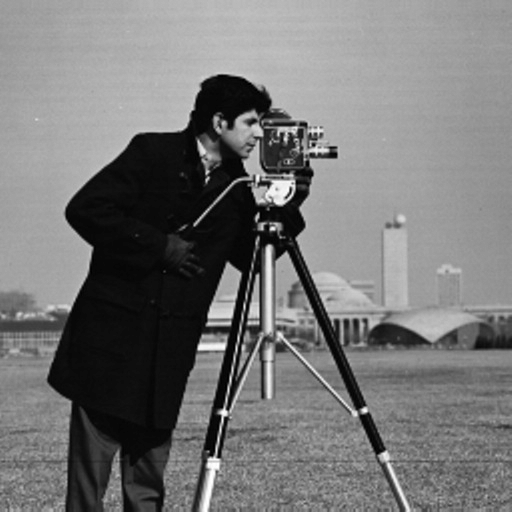
#> input picture digital-image-processing/images/cameraman.png, 512 x 512 px
$ jupyter execute --allow-errors dip002_image_files.ipynb   (shell and % lines are left out)
#> lines starting #> are read from the running program, lines starting #| are printed output that depends on the picture
[cell 1]
import skimage.io as io
w = io.imread('images/cameraman.png')
#> w is the input picture: shape (512, 512, 3); min 0, max 255, mean 118

[cell 2]
io.imshow(w)

[cell 3]
from skimage.viewer import ImageViewer as IV
#> (the rest of this cell did not finish here and is left out)

[cell 4]
io.imshow('images/cameraman.png')

#> (a cell that did not finish here is left out)

#> (a cell that did not finish here is left out)

[cell 7]
em = io.imread('images/emu.png')
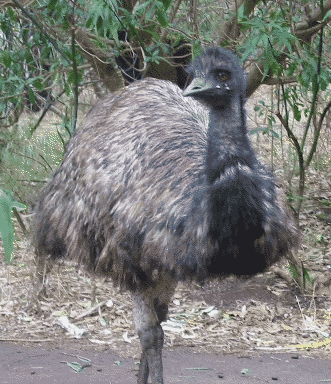
#> input picture digital-image-processing/images/emu.png, 331 x 384 px
#> em is the input picture: shape (384, 331, 3); mean R, G, B 124.5, 126.3, 122.9
em.shape
#> Out = (384, 331, 3)

[cell 8]
em[108,60,:]
#> Out = [148, 138, 130]

[cell 9]
em[108,60,:]/255. # comparable results to matlab
#> Out = [0.58, 0.541, 0.51]

[cell 10]
import exifread
f = open('images/bali.tif', 'rb')
#> (the rest of this cell did not finish here and is left out)

[cell 11]
# also use exiftool to show image info

[cell 12]
import numpy as np
a = 23
b = np.uint8(a)

[cell 13]
io.imsave('images/cameraman2.png', w)

[cell 14]
from math import ceil
def hexdump(file, n):
#> called with file = 'images/glass.png', n = 512
    f = open(file, 'rb')
    h = f.read(n)
    hl = [hex(c)[2:].zfill(2) for c in h] # all the bytes as 2 character hex strings
    hl2 = hl + (-len(hl)%16)*['  '] # fill up to a multiple of width 16
    asc = ['.']*n
    for i in range(n): # create ascii values (if printable) of bytes
        ii = int(hl[i], 16)
        if ii >= 32 and ii <= 126:
            asc[i] = chr(ii)
    asc = asc + (-len(hl)%16)*[' '] # fill up to a multiple of width 16
    for i in range(int(ceil(n/16))):
        print(hex(i*16)[2:].zfill(6) + ': ' + \
              ' '.join([hl2[16*i+2*j]+hl2[16*i+2*j+1] for j in range(8)]) + \
              ' |' + ''.join([asc[16*i+j] for j in range(16)]) + '|')

[cell 15]
hexdump('images/glass.png',512)

[cell 16]
from skimage import data
x = data.clock()
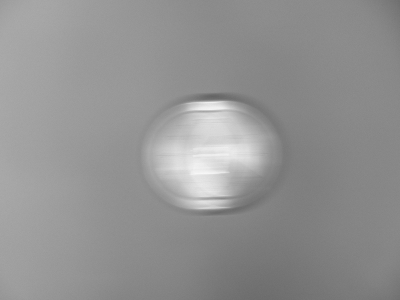
#> input picture skimage.data.clock(), 400 x 300 px
#> x is the input picture: shape (300, 400); min 99, max 247, mean 146.3
io.imshow(x)

#> (a cell that did not finish here is left out)
